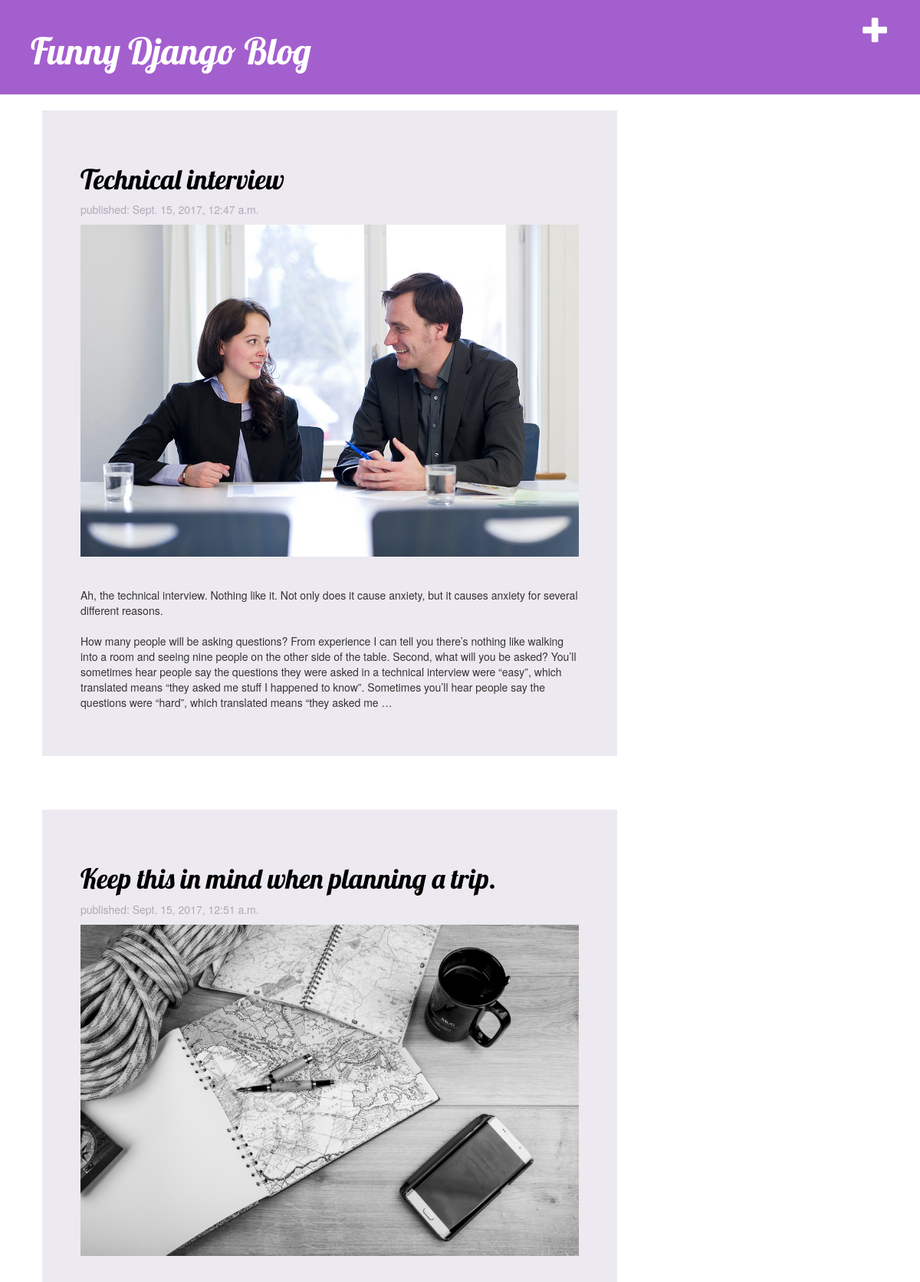
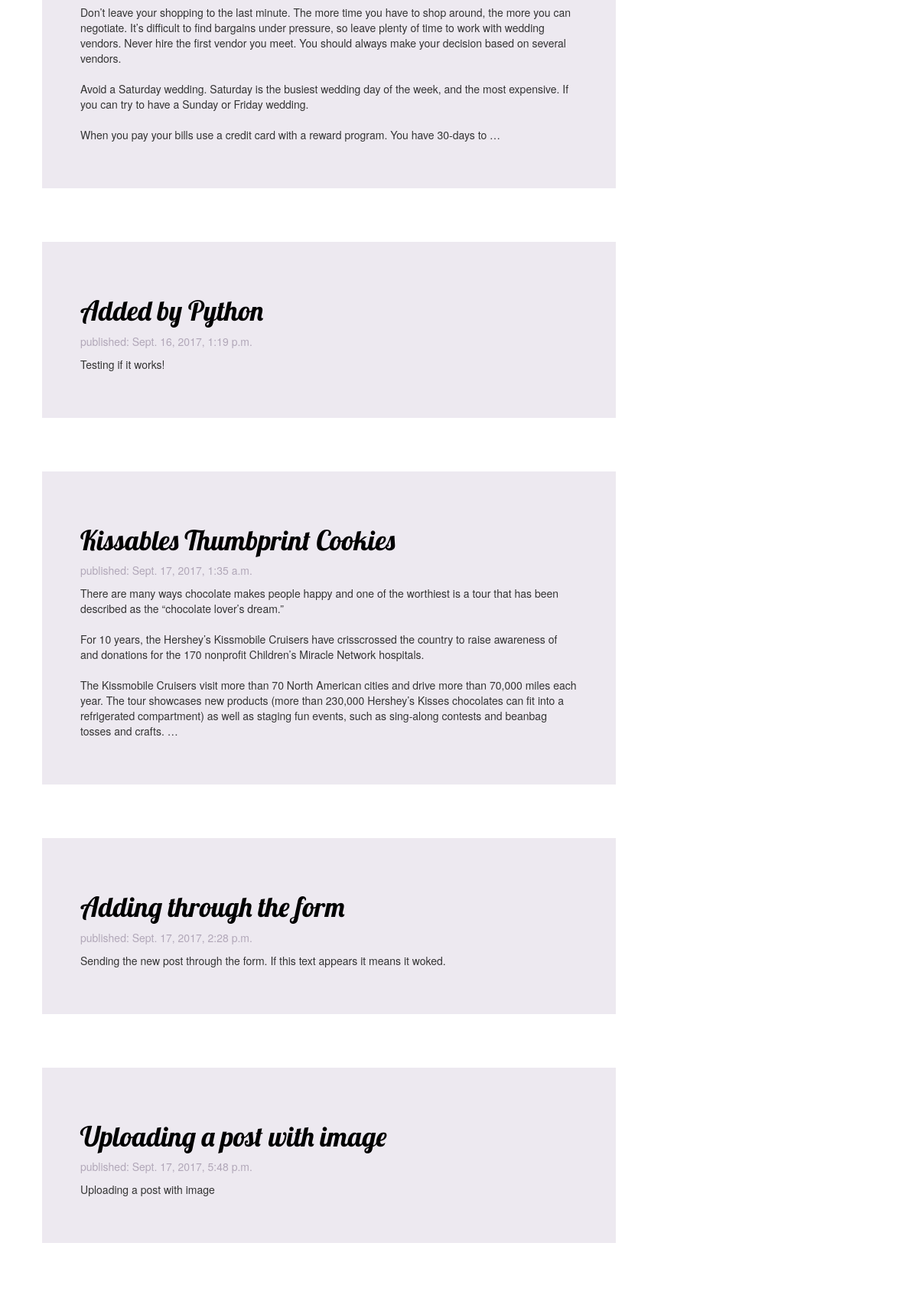
The app's page / (signed in, upper part) with its own data (2 pictures, top to bottom).
### blog/models.py (models this page shows, shortened)
class Post(models.Model):
    author = models.ForeignKey('auth.User')
    title = models.CharField(max_length=200)
    text = models.TextField()
    created_date = models.DateTimeField(default=timezone.now)
    published_date = models.DateTimeField(blank=True, null=True)
    image = models.ImageField(upload_to='image',blank=True, null=True)

### blog/views.py (the view)
# urls.py: url(r'^$', views.post_list, name='post_list'),
def post_list(request):
    posts = Post.objects.order_by('published_date')
    return render(request, 'blog/post_list.html', {'posts':posts})

### blog/templates/blog/post_list.html (shortened to what this page needs)
{% extends 'blog/base.html' %}
{% block content %}
  {% for post in posts %}
    <div class="post">
      <h1><a href="{% url 'post_detail' pk=post.pk %}">{{ post.title }}</a></h1>
      <div class="publishedDate">
          <p>published: {{ post.published_date }}</p>
      </div>
      {% if post.image %}
          <div>
            <img src="{{post.image.url}}" class="img-responsive">
          </div>
      {% endif %}
          <p>{{ post.text|linebreaksbr|truncatewords_html:100}}</p>
      </div>
  {% endfor %}
{% endblock %}

### blog/static/css/blog.css (style rules this page uses)
h1, h2, h3, h4 { font-family: 'Lobster', cursive; }
.publishedDate { color: #B1A7B8; }
.post { margin-bottom: 70px; background-color: #EDE9F0; padding: 50px; }
.post h1 a, .post h1 a:visited { color: #000000; }

### records on screen
Post: title "Technical interview", published_date "Sept. 15, 2017, 12:47 a.m.", image (picture), text "Ah, the technical interview. Nothing like it. Not only does it cause anxiety, but it causes anxiety for several different reasons. How many people will be asking questions? From experience I can tell you there’s nothing like walking into a room and seeing nine people on the other side of the table. Second, what will you be asked? You’ll sometimes hear people say the questions they were asked in a technical interview were “easy”, which translated means “they asked me stuff I happened to know”. Sometimes you’ll hear people say the questions were “hard”, which translated means “they asked me …"
Post: title "Keep this in mind when planning a trip.", published_date "Sept. 15, 2017, 12:51 a.m.", image (picture), text "Don’t leave your shopping to the last minute. The more time you have to shop around, the more you can negotiate. It’s difficult to find bargains under pressure, so leave plenty of time to work with wedding vendors. Never hire the first vendor you meet. You should always make your decision based on several vendors. Avoid a Saturday wedding. Saturday is the busiest wedding day of the week, and the most expensive. If you can try to have a Sunday or Friday wedding. When you pay your bills use a credit card with a reward program. You have 30-days to …"
Post: title "Added by Python", published_date "Sept. 16, 2017, 1:19 p.m.", text "Testing if it works!"
Post: title "Kissables Thumbprint Cookies", published_date "Sept. 17, 2017, 1:35 a.m.", text "There are many ways chocolate makes people happy and one of the worthiest is a tour that has been described as the “chocolate lover’s dream.” For 10 years, the Hershey’s Kissmobile Cruisers have crisscrossed the country to raise awareness of and donations for the 170 nonprofit Children’s Miracle Network hospitals. The Kissmobile Cruisers visit more than 70 North American cities and drive more than 70,000 miles each year. The tour showcases new products (more than 230,000 Hershey’s Kisses chocolates can fit into a refrigerated compartment) as well as staging fun events, such as sing-along contests and beanbag tosses and crafts. …"
Post: title "Adding through the form", published_date "Sept. 17, 2017, 2:28 p.m.", text "Sending the new post through the form. If this text appears it means it woked."
Post: title "Uploading a post with image", published_date "Sept. 17, 2017, 5:48 p.m.", text "Uploading a post with image"
